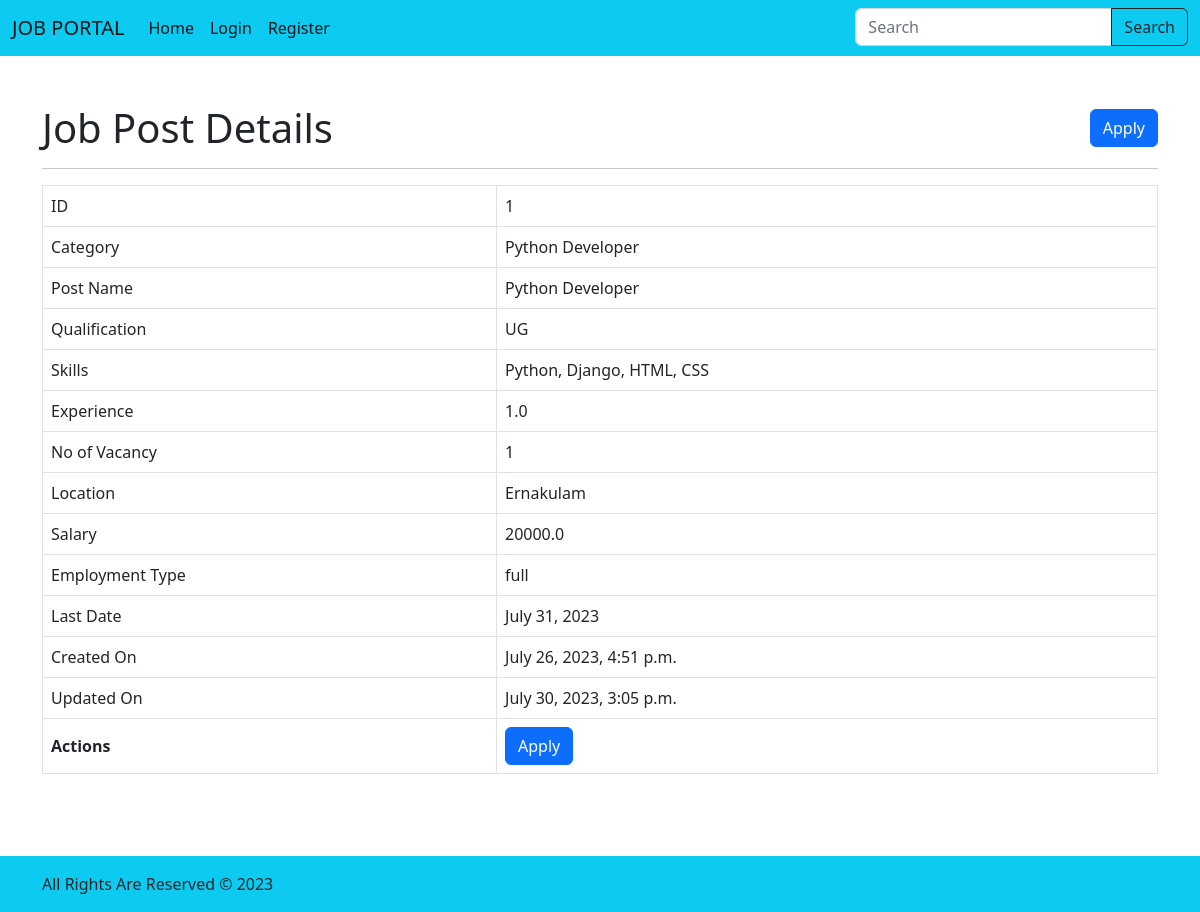
Page /jobposts/1/detail/ on the committed database.
### core/models.py (models this page shows, shortened)
class JobPostModel(models.Model):
    class CatChoices(models.TextChoices):
        Accounting = "Accounting", "Accounting"
        administrative_assistant = "admini", "Administrative Assistant"
        architect = "architect", "Architect"
        computer_programmer = "cp", "Computer Programmer"
        Construction = "con", "Construction"
        Customer_service = "cs", "Ustomer Service"
        dbadministrator = "dbadmini", "Database Administrator"
        HR = "hr", "Human Resources"
        marketing = "marketing", "Marketing"
        retail = "retail", "Retail"
        sales = "sales", "Sales"
    class QualificationChoices(models.TextChoices):
        Phd = "phd", "PhD"
        PG = "PG", "Post Graduate"
        UG = "UG", "Under Graduate"
        Diploma = "Dip", "Diploma"
        X = "X", "SSLC"
    class EmploymentTypeChoices(models.TextChoices):
        Full_time = "full", "Full Time"
        Part_time = "part", "Part Time"
    category = models.ForeignKey(
        Category, on_delete=models.SET_NULL, blank=True, null=True
    )
    post_name = models.CharField(max_length=64)
    company_name = models.CharField(max_length=64)
    qualification = models.CharField(
        max_length=64, choices=QualificationChoices.choices
    )
    skills = models.TextField(max_length=60)
    experience = models.FloatField()
    no_of_vacancy = models.IntegerField()
    location = models.CharField(max_length=255)
    salary = models.FloatField()
    employment_type = models.CharField(
        max_length=64, choices=EmploymentTypeChoices.choices
    )
    last_date = models.DateField()
    created_on = models.DateTimeField(auto_now_add=True)
    updated_on = models.DateTimeField(auto_now=True)
    posted_by = models.ForeignKey(
        settings.AUTH_USER_MODEL,
        on_delete=models.CASCADE,
        related_name="jobposts",
        blank=True,
    )

class Category(models.Model):
    name = models.CharField(max_length=64)
    no_of_vacancy = models.IntegerField()
    image = models.ImageField(
        upload_to="core/category/image/", default="default/logo.png"
    )
    parent = models.ForeignKey("self", on_delete=models.CASCADE, blank=True, null=True)
    def __str__(self) -> str:
        return self.name

### core/views.py (the view)
# urls.py: path("jobposts/<int:pk>/detail/", views.JobpostDetailView.as_view(), name="jobpost_detail"),
class JobpostDetailView(views.DetailView):
    template_name = "core/jobpost/jobpost_detail.html"
    model = models.JobPostModel
    context_object_name = "jobpost"

### templates/core/jobpost/jobpost_detail.html (shortened to what this page needs)
{% extends 'base.html' %} {% block content %}
<div class="container-lg py-lg-5 py-3 min-vh-100">
  <div class="row">
    <div class="col">
      <div class="d-flex align-items-center justify-content-between">
        <h1 class="m-0">Job Post Details</h1>
        <div class="d-flex gap-3 flex-wrap">
          {% if user.is_superuser or user.employermodel and jobpost.posted_by == user %}
          <a
            href="{% url 'core:jobpost_update' jobpost.id %}"
            class="btn btn-info"
            >Edit</a
          >
          <a
            href="{% url 'core:jobpost_delete' jobpost.id %}"
            class="btn btn-danger"
            >Delete</a
          >
          {% elif jobpost.posted_by != user and user.employermodel %}
          <a href="#" class="btn btn-warning disabled"
            >You are not allowed to edit this Jobpost</a
          >
          {% else %}
          <a
            href="{% url 'core:jobpost_apply' jobpost.id %}"
            class="btn btn-primary"
            >Apply</a
          >
          {% endif %}
        </div>
      </div>
      <hr />
    </div>
  </div>
  <div class="row">
    <div class="col">
      <div class="table-responsive">
        <table class="table table-bordered align-middle">
          <tbody>
            <tr>
              <td>ID</td>
              <td>{{jobpost.id}}</td>
            </tr>
            <tr>
              <td>Category</td>
              <td>{{jobpost.category}}</td>
            </tr>
            <tr>
              <td>Post Name</td>
              <td>{{jobpost.post_name}}</td>
            </tr>
            <tr>
              <td>Qualification</td>
              <td>{{jobpost.qualification}}</td>
            </tr>
            <tr>
              <td>Skills</td>
              <td>{{jobpost.skills}}</td>
            </tr>
            <tr>
              <td>Experience</td>
              <td>{{jobpost.experience}}</td>
            </tr>
            <tr>
              <td>No of Vacancy</td>
              <td>{{jobpost.no_of_vacancy}}</td>
            </tr>
            <tr>
              <td>Location</td>
              <td>{{jobpost.location}}</td>
            </tr>
            <tr>
              <td>Salary</td>
              <td>{{jobpost.salary}}</td>
            </tr>
            <tr>
              <td>Employment Type</td>
              <td>{{jobpost.employment_type}}</td>
            </tr>
            <tr>
              <td>Last Date</td>
              <td>{{jobpost.last_date}}</td>
            </tr>
            <tr>
              <td>Created On</td>
              <td>{{jobpost.created_on}}</td>
            </tr>
            <tr>
              <td>Updated On</td>
              <td>{{jobpost.updated_on}}</td>
            </tr>
            <tr>
              <th>Actions</th>
              <td>
                <div class="d-flex gap-3 flex-wrap">
                  {% if user.is_superuser or user.employermodel and jobpost.posted_by == user %}
                  <a
                    href="{% url 'core:jobpost_update' jobpost.id %}"
                    class="btn btn-info"
                    >Edit</a
                  >
                  <a
                    href="{% url 'core:jobpost_delete' jobpost.id %}"
                    class="btn btn-danger"
                    >Delete</a
                  >
                  {% elif jobpost.posted_by != user and user.employermodel %}
                  <a href="#" class="btn btn-warning disabled"
                    >You are not allowed to edit this Jobpost</a
                  >
                  {% else %}
                  <a
                    href="{% url 'core:jobpost_apply' jobpost.id %}"
                    class="btn btn-primary"
                    >Apply</a
                  >
                  {% endif %}
                </div>
              </td>
            </tr>
          </tbody>
        </table>
      </div>
    </div>
  </div>
</div>
{% endblock %}

### rows in the picture
JobPostModel: id "1", category "Python Developer", post_name "Python Developer", qualification "UG", skills "Python, Django, HTML, CSS", experience "1.0", no_of_vacancy "1", location "Ernakulam", salary "20000.0", employment_type "full", last_date "July 31, 2023", created_on "July 26, 2023, 4:51 p.m.", updated_on "July 30, 2023, 3:05 p.m."
